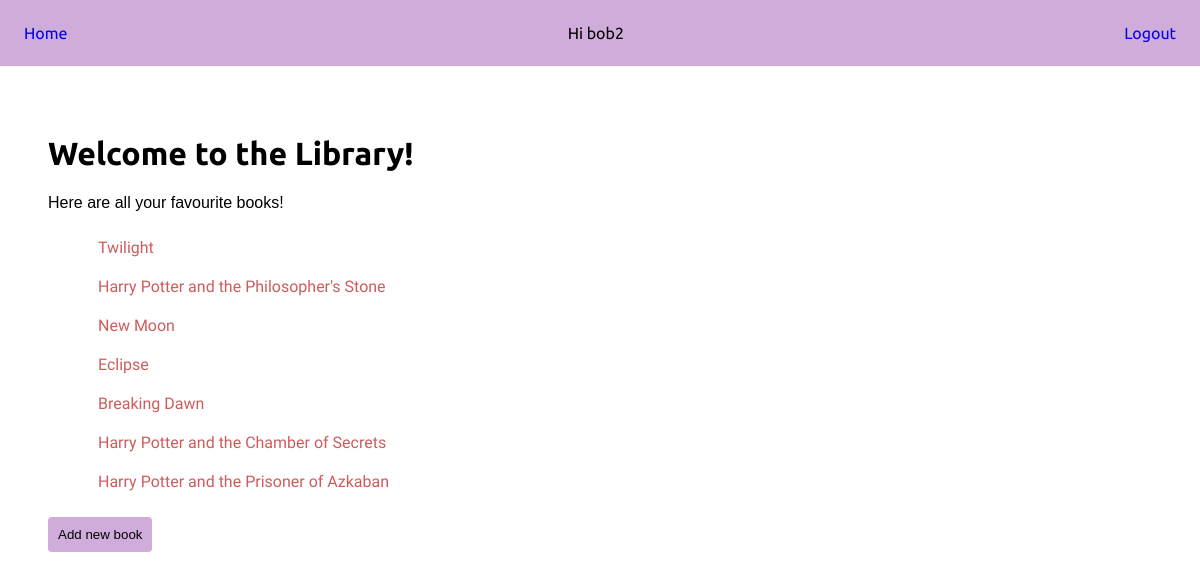
The page / (signed in) on the database its author committed.
### books/models.py (models this page shows, shortened)
class Book(models.Model):
    title = models.CharField(max_length=50)
    author = models.ForeignKey(Author, on_delete=models.SET_NULL, null=True)
    borrower =models.ForeignKey(User, on_delete=models.SET_NULL, null=True)

### books/views.py (the view)
# urls.py: path("", homepage, name='books-index'),
def homepage(req):
    data = { 'books': Book.objects.all() }
    return render(req, 'books/home.html', data)

### books/templates/books/home.html
{% extends "books/base.html" %}
{% block content %}
<main>
    <h1 id="homeTitle">Welcome to the Library!</h1>
    <p>Here are all your favourite books!</p>
    <ul id="books-container">
        {% for book in books %}
            <li class="bookList">
                <a href="{% url 'books-show' book_id=book.id %}">{{ book.title }}</a>
            </li>
        {% endfor %}
    </ul>
    <div>
        <a href="{% url 'books-create' %}"> <button class="btn1">Add new book</button></a>
    </div>
</main>
{% endblock content %}

### books/templates/books/base.html (shortened to what this page needs)
{% load static %}
<!DOCTYPE html>
<html lang="en">
<head>
    <link rel="stylesheet" href="{% static 'css/main.css' %}">
</head>
<body>
    <nav>
        <a href="{% url 'books-index' %}">Home</a>
        {% if user.is_authenticated %}
            <span>Hi {{ user }}</span>
            <a href="{% url 'logout' %}">Logout</a>
        {% else %}
            <a href="{% url 'login' %}">Login</a>
            <a href="{% url 'signup' %}">Sign Up</a>
        {% endif %}
    </nav>
    <main>
        {% block content %}
        {% endblock content %}
    </main>
</body>
</html>

### books/static/css/main.css (style rules this page uses)
:root { --primary-font: 'Late', sans-serif; --header-font: 'Roboto', sans-serif; }
* { box-sizing: border-box; }
html, body { margin: 0; }
body { font-family: var(--primary-font); }
h1 { font-family: var(--header-font); }
nav { width: 100vw; padding: 1.5rem; display: flex; justify-content: space-between; background-color: coral; }
a { cursor: pointer; text-decoration: none; }
main { padding: 1.5rem; }
ul li { list-style: none; }
li a { color: indianred; }
input, button { display: block; padding: 10px 0; font-family: var(--primary-font); text-align: center; }

### books/templates/books/base.html (style rules this page uses)
* { box-sizing: border-box; }
html, body { margin: 0; }
a { cursor: pointer; text-decoration: none; }
main { padding: 1.5rem; }
input, button { display: block; padding: 10px; text-align: center; }
.btn1 { cursor: pointer; background-color: rgb(208, 172, 219); border-style: none; border-radius: 4px; }
nav { width: 100vw; padding: 1.5rem; display: flex; justify-content: space-between; background-color: rgb(208, 172, 219); font-family: 'Ubuntu', sans-serif; }
#homeTitle { font-family: 'Ubuntu', sans-serif; }
#books-container { font-family: 'Oxygen', Arial; }
.bookList { padding: 10px; }

### rows shown on the page
Book: title "Twilight"
Book: title "Harry Potter and the Philosopher's Stone"
Book: title "New Moon"
Book: title "Eclipse"
Book: title "Breaking Dawn"
Book: title "Harry Potter and the Chamber of Secrets"
Book: title "Harry Potter and the Prisoner of Azkaban"

### other values the page prints
{{ user }} "bob2"
